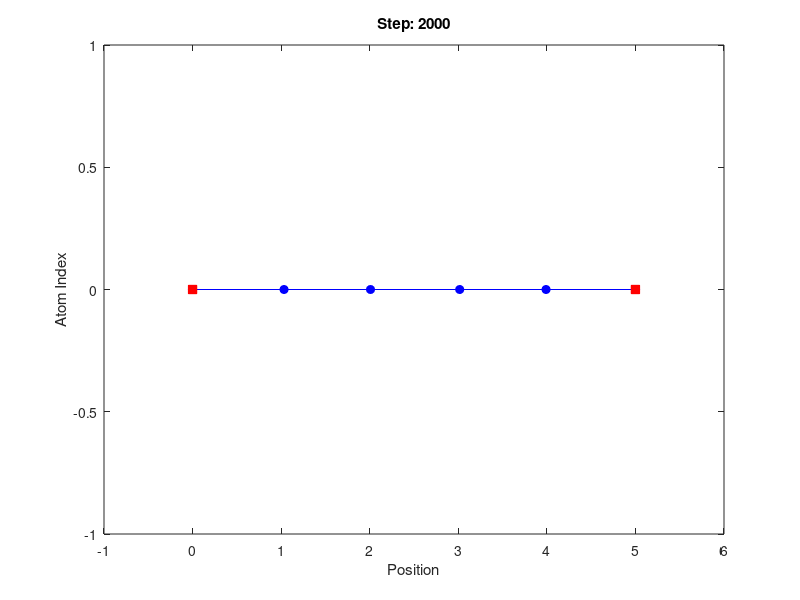

Source code (MATLAB):
% Parameters  
num_atoms = 6;           % Total number of atoms (2 anchors + 4 mobile)
mass = 1;                % Mass of each atom (arbitrary units)
k = 1.5;                   % Force constant (spring constant)
x0 = 1;                  % Equilibrium distance between neighboring atoms
dt = 0.01;               % Time step
num_steps = 2000;        % Number of simulation steps
perturbation_factor = 0.2; % Perturbation as a fraction of x0

% Initial positions (uniformly spaced)
positions = linspace(0, (num_atoms - 1) * x0, num_atoms);

% Add small perturbations to mobile atoms (atoms 2 to 5)
perturbation = perturbation_factor * x0 * (rand(1, num_atoms - 2) - 0.5);
positions(2:end-1) = positions(2:end-1) + perturbation;

% Initial velocities (starting from rest)
velocities = zeros(1, num_atoms);

% Simulation loop
for step = 1:num_steps
    % Compute forces
    forces = zeros(1, num_atoms);
    for i = 2:num_atoms-1
        % Force due to left neighbor
        left_distance = positions(i) - positions(i-1);
        forces(i) = forces(i) - k * (left_distance - x0);
        
        % Force due to right neighbor
        right_distance = positions(i+1) - positions(i);
        forces(i) = forces(i) + k * (right_distance - x0);
    end
    
    % Update positions and velocities for mobile atoms
    for i = 2:num_atoms-1
        % Update acceleration
        acceleration = forces(i) / mass;
        
        % Velocity Verlet integration
        velocities(i) = velocities(i) + 0.5 * acceleration * dt;
        positions(i) = positions(i) + velocities(i) * dt;
        velocities(i) = velocities(i) + 0.5 * acceleration * dt;
    end
    
    % Visualization (optional)
    if mod(step, 10) == 0
        plot(positions, zeros(1, num_atoms), 'bo-', 'MarkerFaceColor', 'b');
        hold on;
        plot(positions([1, num_atoms]), zeros(1, 2), 'rs', 'MarkerFaceColor', 'r');
        hold off;
        axis([positions(1)-1, positions(end)+1, -1, 1]);
        xlabel('Position');
        ylabel('Atom Index');
        title(['Step: ', num2str(step)]);
        drawnow;
    end
end
